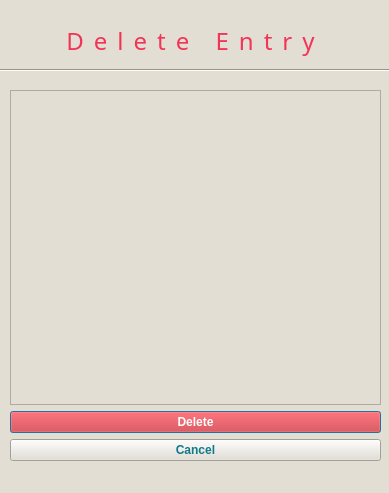
<?xml version="1.0" encoding="UTF-8"?>
<ui version="4.0">
 <class>deleteWindow</class>
 <widget class="QDialog" name="deleteWindow">
  <property name="geometry">
   <rect>
    <x>0</x>
    <y>0</y>
    <width>389</width>
    <height>493</height>
   </rect>
  </property>
  <property name="windowTitle">
   <string>Dialog</string>
  </property>
  <property name="styleSheet">
   <string notr="true">background-color: #E2DED3;
</string>
  </property>
  <widget class="QLabel" name="label">
   <property name="geometry">
    <rect>
     <x>10</x>
     <y>20</y>
     <width>371</width>
     <height>41</height>
    </rect>
   </property>
   <property name="font">
    <font>
     <family>Segoe MDL2 Assets</family>
     <pointsize>18</pointsize>
    </font>
   </property>
   <property name="styleSheet">
    <string notr="true">letter-spacing: 10px;
color: #F23456</string>
   </property>
   <property name="text">
    <string>Delete Entry</string>
   </property>
   <property name="alignment">
    <set>Qt::AlignCenter</set>
   </property>
  </widget>
  <widget class="Line" name="line">
   <property name="geometry">
    <rect>
     <x>-10</x>
     <y>60</y>
     <width>401</width>
     <height>20</height>
    </rect>
   </property>
   <property name="orientation">
    <enum>Qt::Horizontal</enum>
   </property>
  </widget>
  <widget class="QWidget" name="layoutWidget">
   <property name="geometry">
    <rect>
     <x>10</x>
     <y>90</y>
     <width>371</width>
     <height>371</height>
    </rect>
   </property>
   <layout class="QVBoxLayout" name="verticalLayout">
    <item>
     <widget class="QListView" name="data_delete"/>
    </item>
    <item>
     <widget class="QPushButton" name="delete_BTN">
      <property name="styleSheet">
       <string notr="true">background: #D72324;
color: #fff;
font-weight: bold;</string>
      </property>
      <property name="text">
       <string>Delete</string>
      </property>
     </widget>
    </item>
    <item>
     <widget class="QPushButton" name="pushButton">
      <property name="styleSheet">
       <string notr="true">color: #107A8A;
font-weight: bold;</string>
      </property>
      <property name="text">
       <string>Cancel</string>
      </property>
     </widget>
    </item>
   </layout>
  </widget>
 </widget>
 <resources/>
 <connections/>
</ui>
